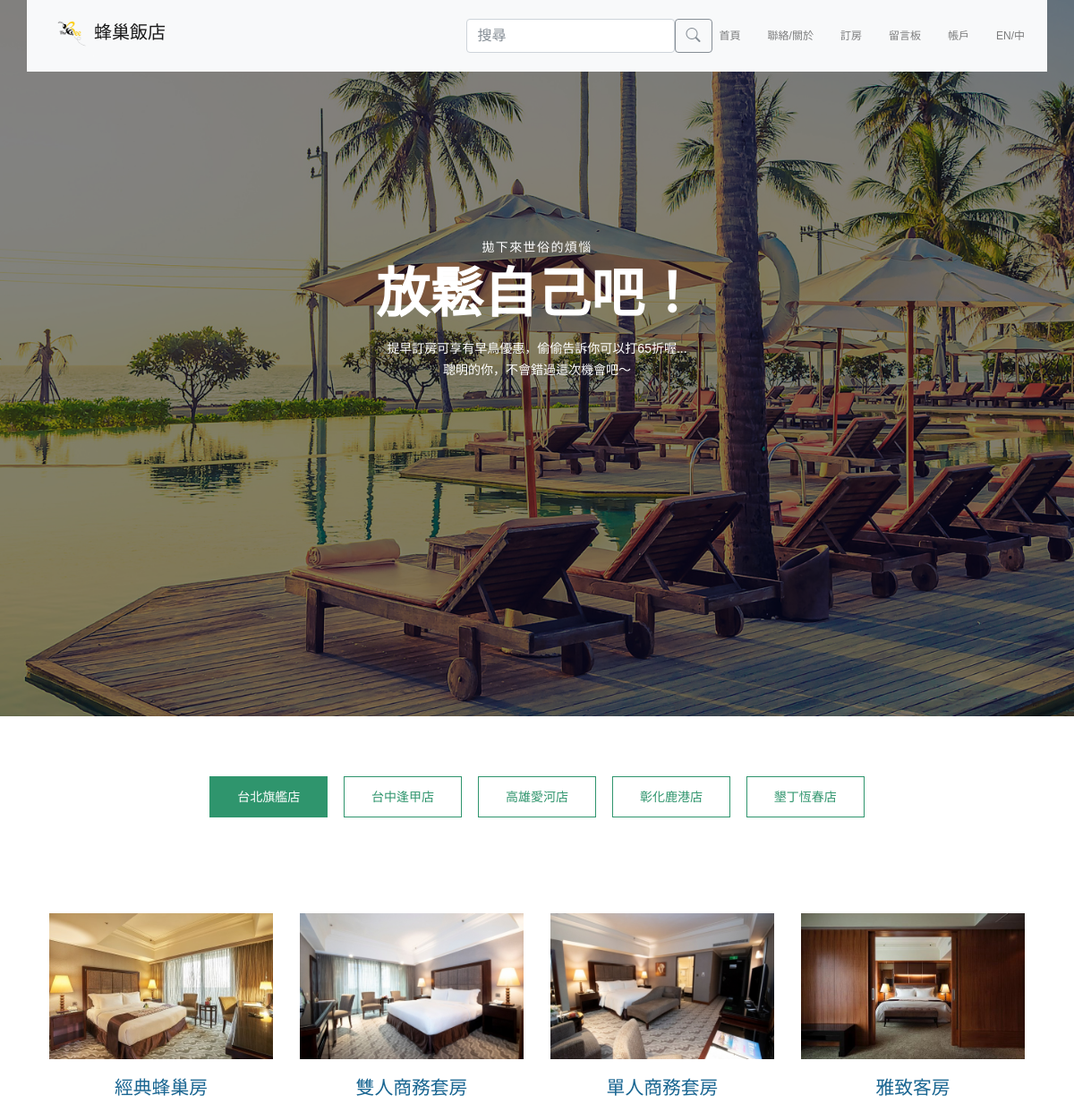
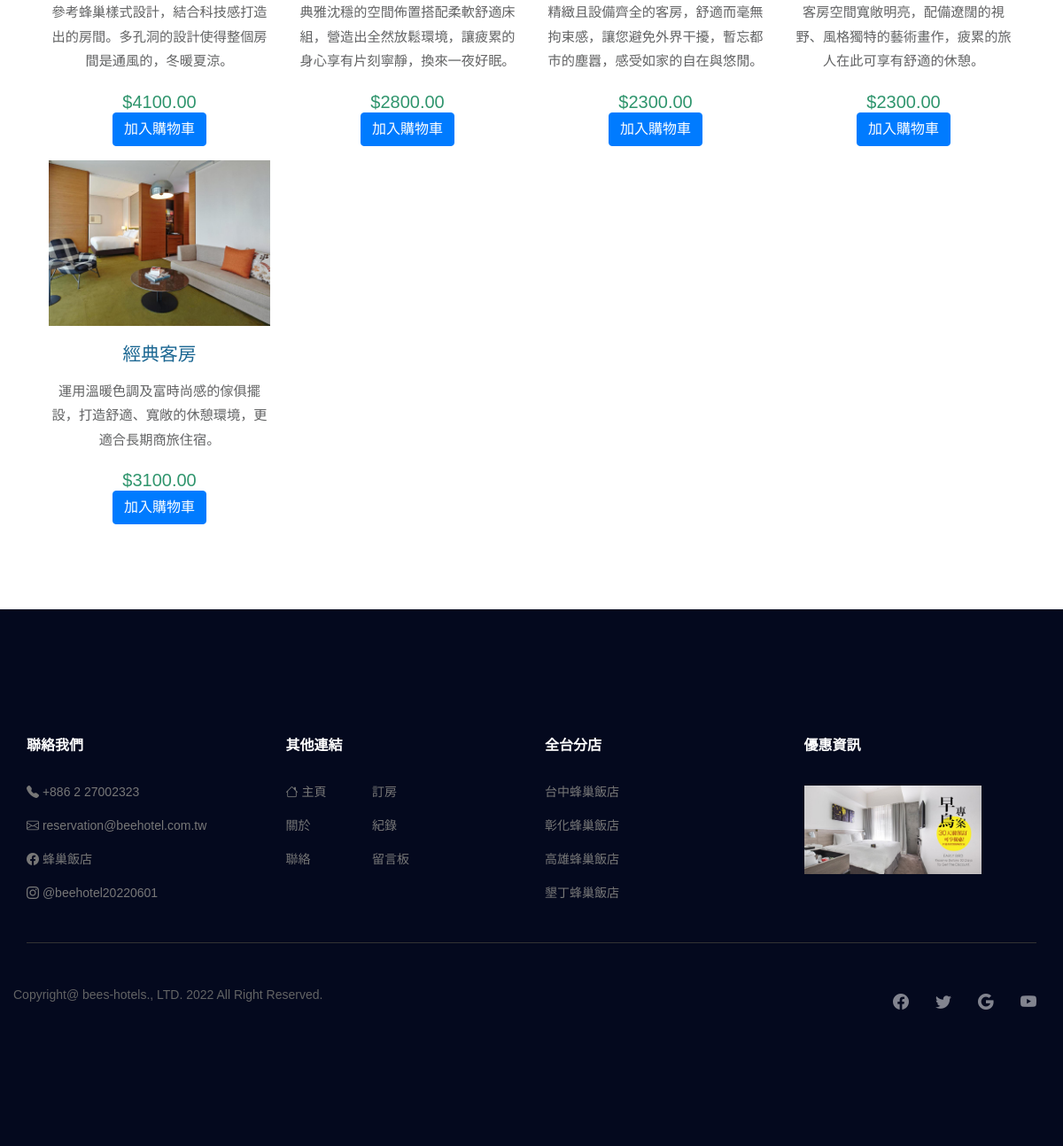
Screenshot of /book.php with the database file from the repository (2 pictures, top to bottom).
### tables this page shows
CREATE TABLE `product` (
  `pno` int(11) NOT NULL,
  `pname` varchar(30) NOT NULL,
  `description` varchar(100) NOT NULL,
  `file_type` varchar(20) NOT NULL,
  `unitprice` decimal(10,2) NOT NULL,
  `category` varchar(20) NOT NULL
);

### book.php (the view, shortened to what this page needs)
<!DOCTYPE html>
<html lang="en">
<head>
    <link href="css/book.css" rel="stylesheet" />
    <?php include("import.php") ?>
</head>
<body>
    <?php include("nav.php") ?>
    <section class="banner_area">
        <div class="booking_table d_flex align-items-center">
            <div class="overlay bg-parallax" data-stellar-ratio="0.9" data-stellar-vertical-offset="0"
                data-background=""></div>
            <div class="container">
                <div class="banner_content text-center">
                    <h6>拋下來世俗的煩惱</h6>
                    <h2>放鬆自己吧！</h2>
                    <p>提早訂房可享有早鳥優惠，偷偷告訴你可以打65折喔...<br>聰明的你，不會錯過這次機會吧～</p>
                </div>
            </div>
        </div>
    </section>
    <section style="padding: 5%;">
        <div class="container_2">
            <div class="tm-paging-links">
                <nav>
                    <ul>
                        <li class="tm-paging-item"><a href="#" class="tm-paging-link active">台北旗艦店</a></li>
                        <li class="tm-paging-item"><a href="#" class="tm-paging-link">台中逢甲店</a></li>
                        <li class="tm-paging-item"><a href="#" class="tm-paging-link">高雄愛河店</a></li>
                        <li class="tm-paging-item"><a href="#" class="tm-paging-link">彰化鹿港店</a></li>
                        <li class="tm-paging-item"><a href="#" class="tm-paging-link">墾丁恆春店</a></li>
                    </ul>
                </nav>
            </div>
    </section>
    <div class="row tm-gallery">
        <div id="tm-gallery-page-台北旗艦店" class="tm-gallery-page">
        <?php
            $link = mysqli_connect("localhost","root","");
            mysqli_select_db($link, "s0961007");
            mysqli_query($link, "SET NAMES UTF8");
            for($i=1;$i<=5;$i++){
                 $sqlstr1 = "SELECT * FROM `product` WHERE pno=".$i.";";
                 $result=mysqli_query($link, $sqlstr1);
                 $record = mysqli_fetch_object($result);
                 echo '<article class="col-lg-3 col-md-4 col-sm-6 col-12 tm-gallery-item"><figure><a href="./product.php"><img src="images/product/p-'.$i.'.jpg" alt="Image" class="img-fluid tm-gallery-img" /></a><figcaption style="text-align: center;">';
                 echo '<h4 class="tm-gallery-title">'.$record->pname.'</h4>';
                 echo '<p class="tm-gallery-description">'.$record->description;
                 echo '<section class="tm-gallery-price">$'.$record->unitprice.'</section>';
                 echo '<button id="p"'. $i .' class="btn btn-primary" onclick="cart(1,$i)">加入購物車</button></figcaption>
                </figure>
            </article>';
            }
        ?>
        </div>
    </div>
    <?php include("footer.php") ?>
</body>
</html>

### import.php (shortened to what this page needs)
<link rel="stylesheet" type="text/css" href="css/style.css">
<link rel="stylesheet" href="vendors/linericon/style.css">
<link rel="stylesheet" href="css/bootstrap.css">
<link rel="stylesheet" href="vendors/bootstrap-datepicker/bootstrap-datetimepicker.min.css">
<link rel="stylesheet" href="vendors/nice-select/css/nice-select.css">
<link rel="stylesheet" href="vendors/owl-carousel/owl.carousel.min.css">
<link rel="stylesheet" href="css/product.css">
<link rel="stylesheet" href="css/style.css">
<link rel="stylesheet" href="css/nav-style.css">
<link rel="stylesheet" href="css/responsive.css">
<link rel="stylesheet" href="css/font-awesome.min.css">

### nav.php (shortened to what this page needs)
<link rel="stylesheet" href="https://cdn.jsdelivr.net/npm/bootstrap-icons@1.3.0/font/bootstrap-icons.css">
<header class="header_area">
    <div class="container">
        <nav class="navbar navbar-expand-lg navbar-light navbar-light bg-light">
            <a class="navbar-brand logo_h" href="index.php"><img src="images/logo.png" width="50" height="50">蜂巢飯店
            </a>
            <div class="collapse navbar-collapse offset " id="navbarSupportedContent">
                <ul class="nav navbar-nav menu_nav ml-auto  ">
                    <form class="d-flex nav-link form-inline">
                        <input class="form-control me-2 " type="search" placeholder="搜尋" aria-label="Search">
                        <button onclick="play()" class="btn  btn-outline-secondary " type="submit"><i
                                class="bi bi-search"></i></button>
                    </form>
                    <li class="nav-item"><a class="nav-link" href="index.php">首頁</a></li>
                    <li class="nav-item submenu dropdown">
                        <a href="#" class="nav-link dropdown-toggle" data-toggle="dropdown" role="button"
                            aria-haspopup="true" aria-expanded="false" onclick="play()">聯絡/關於</a>
                    </li>
                    <li class="nav-item submenu dropdown">
                        <a href="#" class="nav-link dropdown-toggle" data-toggle="dropdown" role="button"
                            aria-haspopup="true" aria-expanded="false" onclick="play()">訂房</a>
                    </li>
                    <li class="nav-item"><a class="nav-link" href="comment.php">留言板</a></li>
                    <li class="nav-item submenu dropdown">
                        <a href="#" class="nav-link dropdown-toggle" data-toggle="dropdown" role="button" aria-haspopup="true" aria-expanded="false" onclick="play()">帳戶</a>
                    </li>
                    <li class="nav-item submenu dropdown">
                        <a href="#" class="nav-link dropdown-toggle" data-toggle="dropdown" role="button"
                            aria-haspopup="true" aria-expanded="false" onclick="play()">EN/中</a>
                    </li>
                </ul>
            </div>
        </nav>
    </div>
</header>

### footer.php
<link rel="stylesheet" href="https://cdn.jsdelivr.net/npm/bootstrap-icons@1.3.0/font/bootstrap-icons.css">
<footer class="footer-area section_gap">
    <div class="container">
        <div class="row">
            <div class="col-lg-3  col-md-6 col-sm-6">
                <div class="single-footer-widget">
                    <h6 class="footer_title">聯絡我們</h6>
                </div>
                <div class="single-footer-widget">
                    <div>
                        <ul class="list_style">
                            <li>
                                <a href="tel:0937565253"><i class="bi bi-telephone-fill"></i> +886 2 27002323</a>
                            </li>
                        </ul>
                    </div>
                    <div>
                        <ul class="list_style">
                            <li>
                                <a href="mailto:beehoteltw@gmail.com"><i class="bi bi-envelope"></i> reservation@beehotel.com.tw</a>
                            </li>
                        </ul>
                    </div>
                    <div>
                        <ul class="list_style">
                            <li>
                                <a href="http://facebook.com"><i class="bi bi-facebook"></i> 蜂巢飯店</a>
                            </li>
                        </ul>
                    </div>
                    <div>
                        <ul class="list_style">
                            <li>
                                <a href="http://instagram.com"><i class="bi bi-instagram"></i> @beehotel20220601</a>
                            </li>
                        </ul>
                    </div>
                </div>
            </div>
            <div class="col-lg-3 col-md-6 col-sm-6">
                <div class="single-footer-widget">
                    <h6 class="footer_title">其他連結</h6>
                    <div class="row ">
                        <div class="col-4">
                            <ul class="list_style">
                                <li><a href="index.php"><i class="bi bi-house"></i> 主頁</a></li>
                                <li><a href="about.php">關於</a></li>
                                <li><a href="contact.php">聯絡</a></li>
                            </ul>
                        </div>
                        <div class="col-4">
                            <ul class="list_style">
                                <li><a href="book.php">訂房</a></li>
                                <li><a href="history.php">紀錄</a></li>
                                <li><a href="comment.php">留言板</a></li>
                            </ul>
                        </div>
                    </div>
                </div>
            </div>
            <div class="col-lg-3 col-md-6 col-sm-6">
                <div class="single-footer-widget">
                    <h6 class="footer_title">全台分店</h6>
                    <div>
                        <ul class="list_style">
                            <li><a href="book.php">台中蜂巢飯店</a></li>
                            <li><a href="book.php">彰化蜂巢飯店</a></li>
                            <li><a href="book.php">高雄蜂巢飯店</a></li>
                            <li><a href="book.php">墾丁蜂巢飯店</a></li>
                        </ul>
                    </div>
                </div>
            </div>
            <div class="col-lg-3 col-md-6 col-sm-6">
                <div class="single-footer-widget instafeed">
                    <h6 class="footer_title">優惠資訊</h6>
                    <ul class="list_style instafeed d-flex flex-wrap">
                        <li><img src="images/discount.jpeg" width="ˇ200" height="100"></li>
                    </ul>
                </div>
            </div>
        </div>
        <div class="border_line"></div>
        <div class="row footer-bottom d-flex justify-content-between align-items-center">
            <p>
                Copyright@ bees-hotels., LTD.
                <script>document.write(new Date().getFullYear());</script> All Right Reserved.
            </p>
            <div class="col-lg-4 col-sm-12 footer-social">
                <a href="https://www.facebook.com"><i class="bi bi-facebook"></i> </i></a>
                <a href="https://www.twitter.com"><i class="bi bi-twitter"></i> </i></a>
                <a href="https://www.google.com"><i class="bi bi-google"></i> </i></a>
                <a href="https://www.youtube.com"><i class="bi bi-youtube"></i> </i></a>
            </div>
        </div>
    </div>
</footer>

### css/book.css (style rules this page uses)
ul, nav, body, h1, h2, h4, h6, p, figure { margin: 0; padding: 0; }
a, button { transition: all 0.3s ease; }
html { box-sizing: border-box; -ms-overflow-style: scrollbar; }
*, *::before, *::after { box-sizing: inherit; }
.container_2 { width: 100%; max-width: 1200px; margin-right: auto; margin-left: auto; }
.row { display: -ms-flexbox; display: flex; -ms-flex-wrap: wrap; flex-wrap: wrap; margin-left: -15px; margin-right: -15px; }
.col-lg-3, .col-lg-4, .col-lg-6, .col-md-4, .col-md-6, .col-sm-6, .col-12 { position: relative; width: 100%; padding-right: 15px; padding-left: 15px; }
.col-12 { -ms-flex: 0 0 100%; flex: 0 0 100%; max-width: 100%; }
@media (min-width: 576px) { .col-sm-6 { -ms-flex: 0 0 50%; flex: 0 0 50%; max-width: 50%; } }
@media (min-width: 768px) { .col-md-4 { -ms-flex: 0 0 33.333333%; flex: 0 0 33.333333%; max-width: 33.333333%; } }
@media (min-width: 768px) { .col-md-6 { -ms-flex: 0 0 50%; flex: 0 0 50%; max-width: 50%; } }
@media (min-width: 992px) { .col-lg-3 { -ms-flex: 0 0 25%; flex: 0 0 25%; max-width: 25%; } }
@media (min-width: 992px) { .col-lg-4 { -ms-flex: 0 0 33.333333%; flex: 0 0 33.333333%; max-width: 33.333333%; } }
.text-center { text-align: center; }
.img-fluid { max-width: 100%; height: auto; }
body { font-family: 'Open Sans', Arial, sans-serif; font-size: 17px; background-color: #ccc; overflow-x: hidden; }
.container_2 { background-color: white; }
p, address { color: #626364; line-height: 1.8; }
.tm-gallery { margin-bottom: 80px; }
.tm-gallery-page { max-width: 280px; margin-left: auto; margin-right: auto; display: -ms-flexbox; display: flex; -ms-flex-wrap: wrap; flex-wrap: wrap; }
.tm-gallery-description { font-size: 0.95rem; }
@media (min-width: 576px) { .tm-gallery-page { max-width: 560px; } }
@media (min-width: 768px) { .tm-gallery-page, .tm-section, .tm-container-inner, .tm-container-inner-2 { max-width: 840px; } }
@media (min-width: 992px) { .tm-gallery-page, .tm-section { max-width: 1120px; } }
.tm-gallery-item { max-width: 280px; }
.tm-gallery-img { margin-bottom: 20px; }
.tm-gallery-title { font-size: 1.3rem; font-weight: 400; color: #1A6692; margin-bottom: 15px; }
.tm-gallery-description { margin-bottom: 20px; }
.tm-gallery-price { font-size: 1.25rem; color: #2F956D; }
.tm-paging-links { text-align: center; margin-bottom: 40px; }
.tm-paging-item { list-style: none; display: inline-block; border: 1px solid #2F956D; margin: 7px; }
.tm-paging-link { padding: 10px 30px; display: flex; align-items: center; justify-content: center; text-decoration: none; color: #2F956D; background-color: transparent; }
.tm-paging-link.active, .tm-paging-link:hover { background-color: #2F956D; color: white; }
.form-control { display: block; width: 100%; padding: 0.375rem 0.75rem; font-size: 1.1rem; font-weight: 400; line-height: 1.5; color: #626364; background-color: #fff; background-clip: padding-box; border: 1px solid #ced4da; border-right: 0; border-top: 0; border-left: 0; border-radius: 0; transition: border-color 0.15s ease-in-out, box-shadow 0.15s ease-in-out; }
.form-control::placeholder { color: #6c757d; opacity: 1; }

### rows the page displays
product: shows a picture, pname "經典蜂巢房", description "參考蜂巢樣式設計，結合科技感打造出的房間。多孔洞的設計使得整個房間是通風的，冬暖夏涼。", unitprice "4100.00"
product: shows a picture, pname "雙人商務套房", description "典雅沈穩的空間佈置搭配柔軟舒適床組，營造出全然放鬆環境，讓疲累的身心享有片刻寧靜，換來一夜好眠。", unitprice "2800.00"
product: shows a picture, pname "單人商務套房", description "精緻且設備齊全的客房，舒適而毫無拘束感，讓您避免外界干擾，暫忘都市的塵囂，感受如家的自在與悠閒。", unitprice "2300.00"
product: shows a picture, pname "雅致客房", description "客房空間寬敞明亮，配備遼闊的視野、風格獨特的藝術畫作，疲累的旅人在此可享有舒適的休憩。", unitprice "2300.00"
product: shows a picture, pname "經典客房", description "運用溫暖色調及富時尚感的傢俱擺設，打造舒適、寬敞的休憩環境，更適合長期商旅住宿。", unitprice "3100.00"
